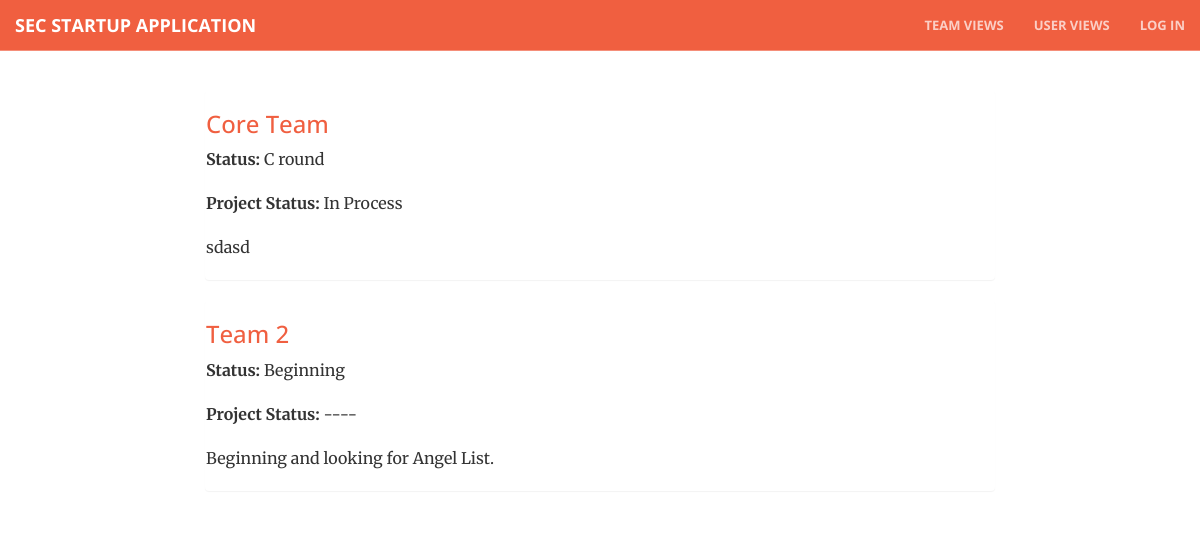
Before: /team/ with the older database file.
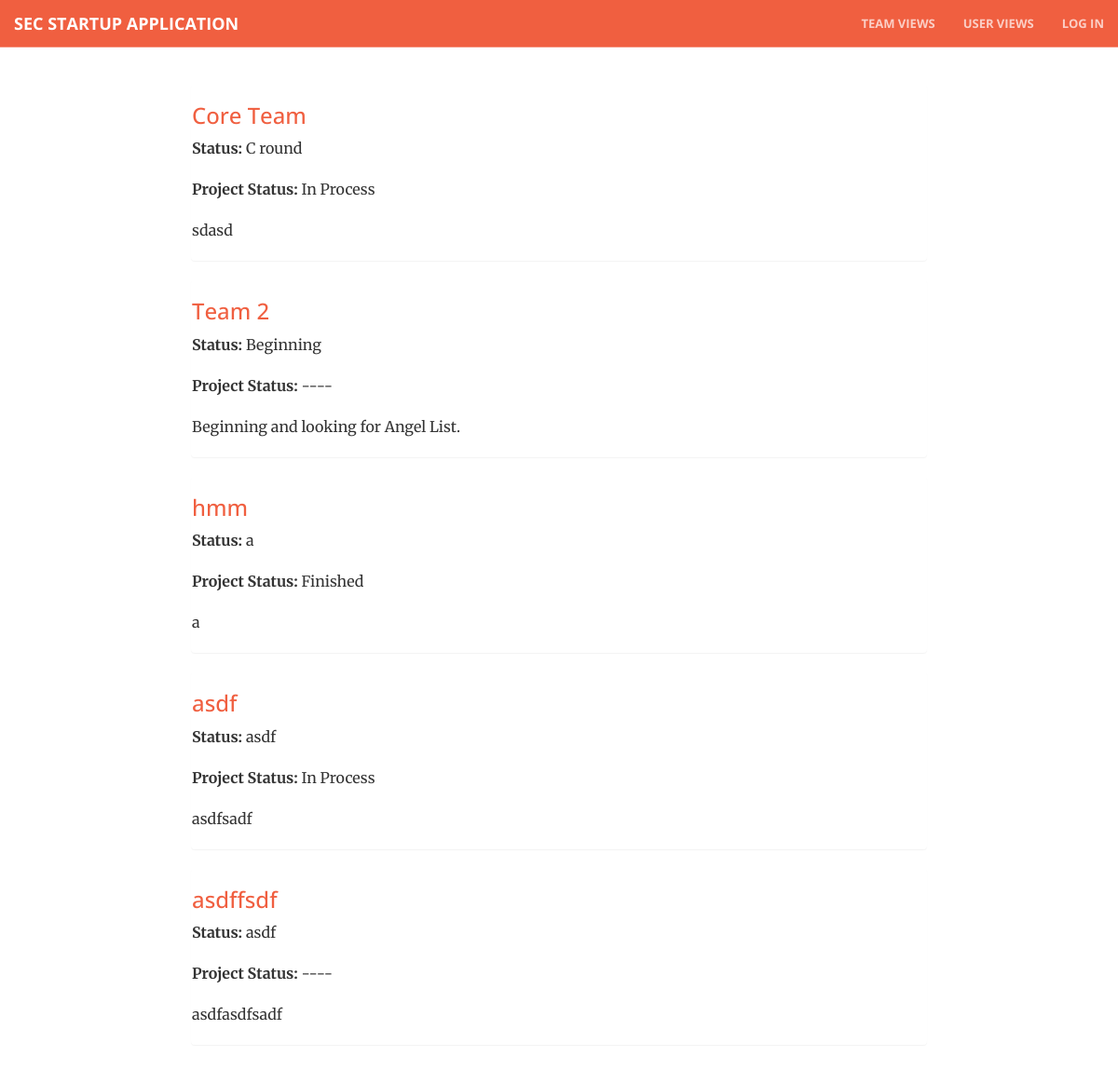
After: the same page with the newer database file.
### core/models.py (models this page shows, shortened)
class Team(models.Model):
    title = models.CharField(max_length=300)
    status = models.CharField(max_length=300)
    description = models.TextField(null=True, blank=True)
    created_at = models.DateTimeField(auto_now_add=True)
    project_status = models.IntegerField(choices=STATUS_CHOICES, null=True, blank=True)
    image_file = models.ImageField(upload_to=upload_to_location, null=True, blank=True)
    def get_absolute_url(self):
        return reverse(viewname="team_list", args=[self.id])

### core/views.py (the view)
# urls.py: url(r'team/$', coreviews.TeamListView.as_view()),
class TeamListView(ListView):
    model = coremodels.Team
    template_name = 'team/list.html'
    paginate_by = 5

### templates/team/list.html (shortened to what this page needs)
{% extends "base/theme.html" %}
{% load bootstrap_pagination %}
{% block main_content %}
  <div class="row main-content">
    <div class="col-md-2"></div>
      <div class="col-md-8">
        {% for team in object_list %}
         <div class="panel">
           <h3><a href="{{ team.get_absolute_url }}">{{ team.title }}</a></h3>
            {% if team.status %}<p><b>Status: </b>{{ team.status }}</p>{% endif %}
            <p><b>Project Status: </b>{% if team.project_status %}{{ team.get_project_status_display }}{% else %}----{% endif %}</p>
             <p>{{ team.description }}</p>
         </div>
         {% endfor %}
      </div>
    <div class="col-md-2"></div>
  </div>
{% endblock %}

Changed rows visible on the page:
added Team: title "hmm", status "a", project_status "Finished", description "a"
added Team: title "asdf", status "asdf", project_status "In Process", description "asdfsadf"
added Team: title "asdffsdf", status "asdf", description "asdfasdfsadf"
